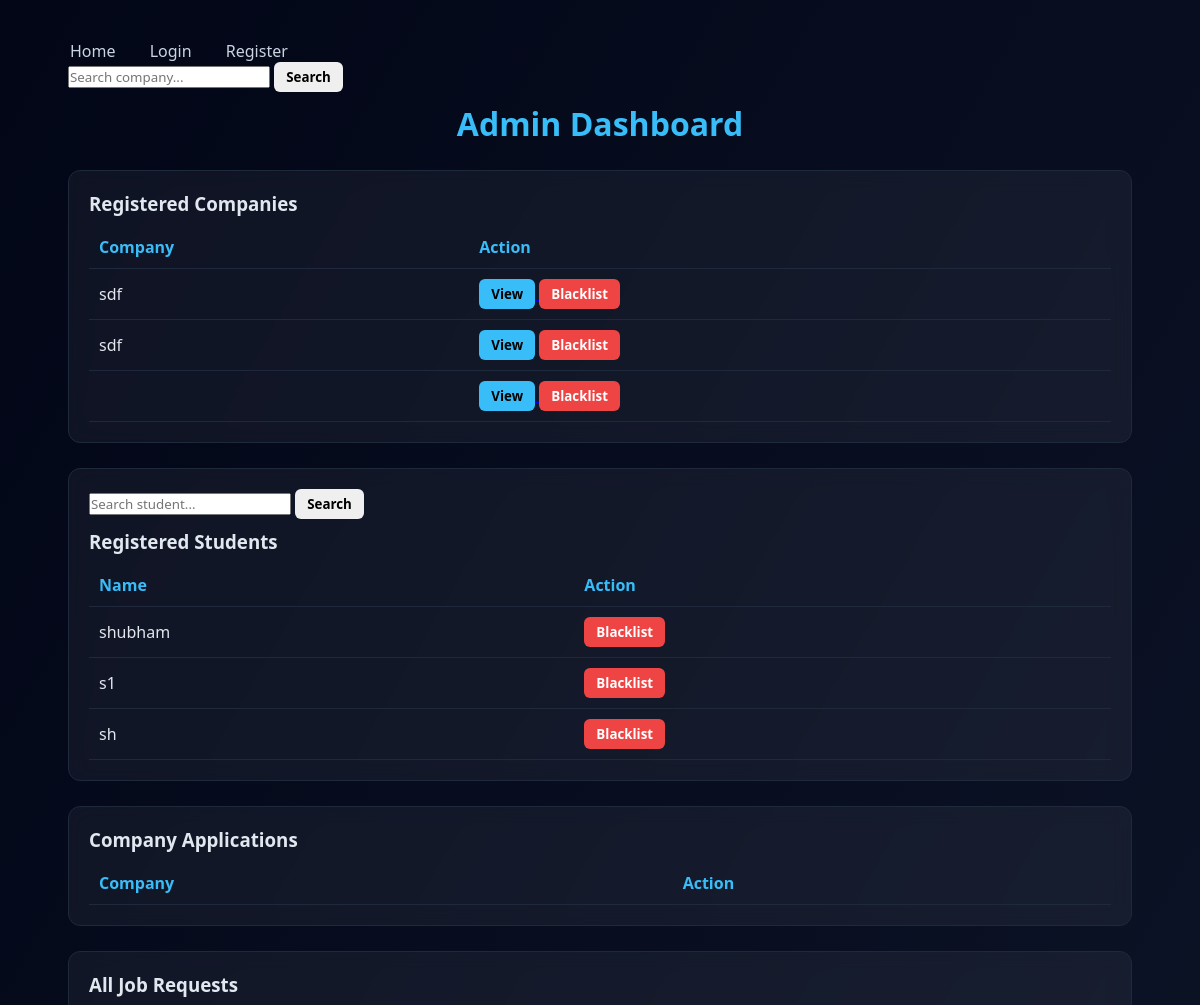
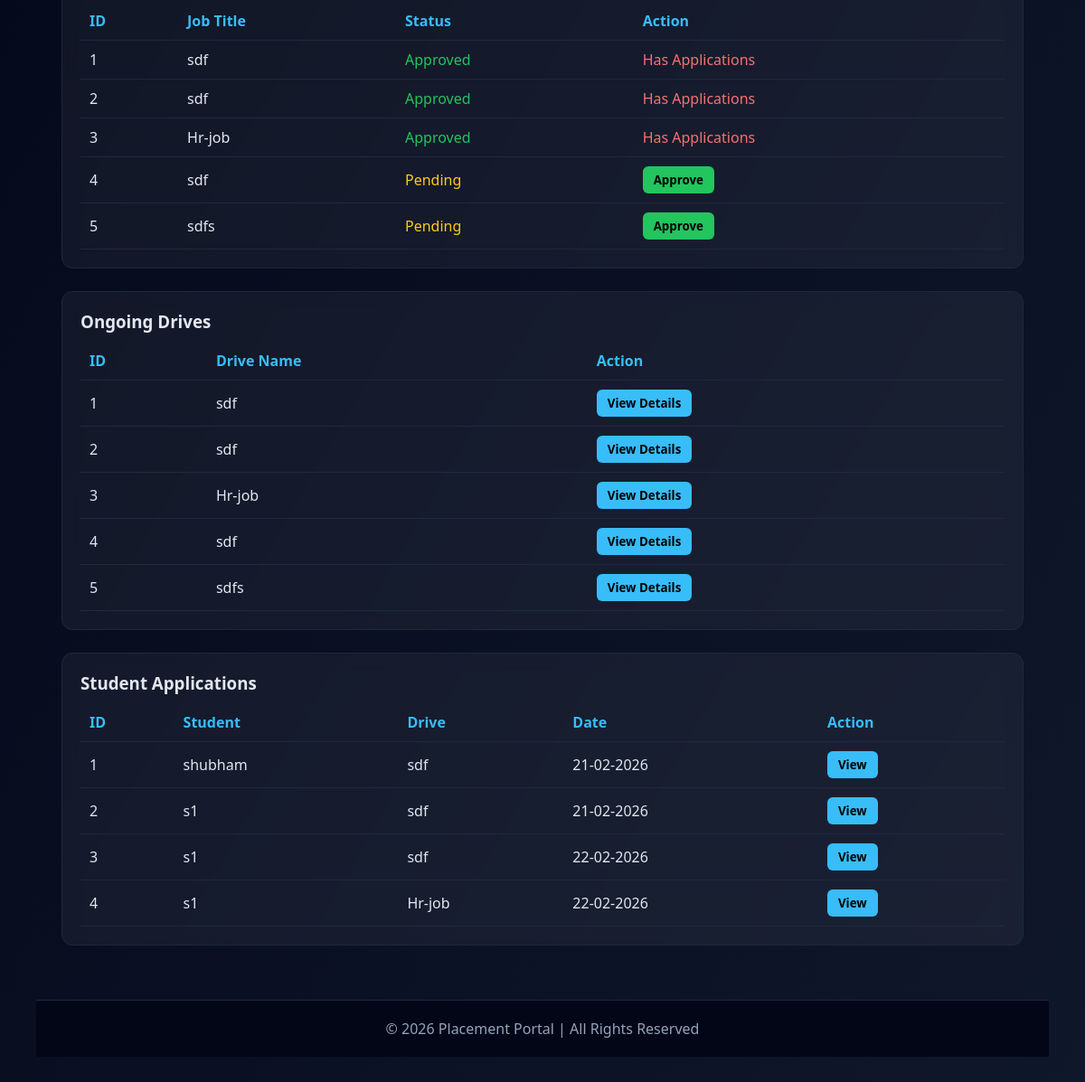
Page /admin_dashboard on the committed database (2 pictures, top to bottom).
### app.py (models this page shows)
class User(db.Model):
    __tablename__ = "users"
    id = db.Column(db.Integer, primary_key=True)
    name = db.Column(db.String(100), nullable=False)
    email = db.Column(db.String(120), unique=True, nullable=False)
    password = db.Column(db.String(200), nullable=False)
    role = db.Column(db.String(20), nullable=False)  # admin / student / company
    is_approved = db.Column(db.Boolean, default=False)
    created_at = db.Column(db.DateTime, default=datetime.utcnow)
    student_profile = db.relationship(
        "StudentProfile",
        back_populates="user",
        uselist=False,
        cascade="all, delete"
    )
    company_profile = db.relationship(
        "CompanyProfile",
        back_populates="user",
        uselist=False,
        cascade="all, delete"
    )

class CompanyProfile(db.Model):
    __tablename__ = "company_profiles"
    id = db.Column(db.Integer, primary_key=True)
    user_id = db.Column(
        db.Integer,
        db.ForeignKey("users.id"),
        nullable=False,
        unique=True
    )
    company_name = db.Column(db.String(150))
    industry = db.Column(db.String(100))
    website = db.Column(db.String(150))
    description = db.Column(db.Text)
    location = db.Column(db.String(100))
    company_size = db.Column(db.String(50))
    user = db.relationship("User", back_populates="company_profile")
    jobs = db.relationship(
        "Job",
        back_populates="company",
        cascade="all, delete"
    )

class Job(db.Model):
    __tablename__ = "jobs"
    id = db.Column(db.Integer, primary_key=True)
    company_id = db.Column(
        db.Integer,
        db.ForeignKey("company_profiles.id"),
        nullable=False
    )
    title = db.Column(db.String(150))
    skills = db.Column(db.String(200))
    salary = db.Column(db.String(50))
    is_approved = db.Column(db.Boolean, default=False)
    is_closed = db.Column(db.Boolean, default=False)
    company = db.relationship("CompanyProfile", back_populates="jobs")
    applications = db.relationship(
        "Application",
        back_populates="job",
        cascade="all, delete"
    )

class Application(db.Model):
    __tablename__ = "applications"
    id = db.Column(db.Integer, primary_key=True)
    job_id = db.Column(
        db.Integer,
        db.ForeignKey("jobs.id"),
        nullable=False
    )
    student_id = db.Column(
        db.Integer,
        db.ForeignKey("student_profiles.id"),
        nullable=False
    )
    status = db.Column(db.String(50), default="Applied")
    applied_at = db.Column(db.DateTime, default=datetime.utcnow)
    job = db.relationship("Job", back_populates="applications")
    student = db.relationship("StudentProfile", back_populates="applications")

### app.py (the view, shortened to what this page needs)
@app.route("/admin_dashboard")
def admin_dashboard():
    student_search = request.args.get("student_search", "")
    company_search = request.args.get("company_search", "")
    companies = User.query.options(
        joinedload(User.company_profile)
    ).filter_by(role="company", is_approved=True)
    companies = companies.all()
    students = User.query.filter_by(role="student", is_approved=True)
    students = students.all()
    pending_companies = User.query.options(
        joinedload(User.company_profile)
    ).filter_by(role="company", is_approved=False).all()
    jobs = Job.query.all()
    ongoing_jobs = Job.query.filter_by(
        is_approved=True,
        is_closed=False
    ).all()
    applications = Application.query.options(
        joinedload(Application.student).joinedload(StudentProfile.user),
        joinedload(Application.job)
    ).all()
    return render_template(
        "admin_dashboard.html",
        companies=companies,
        students=students,
        pending_companies=pending_companies,
        jobs=jobs,
        ongoing_jobs=ongoing_jobs,
        applications=applications
    )

### templates/admin_dashboard.html (shortened to what this page needs)
{% extends 'base.html' %}
{% block content %}
</head>
<body>
    <div class="container">
        <div style="margin-bottom:10px;">
            <form action="/admin_dashboard" method="GET">
                <input type="text" name="company_search" placeholder="Search company...">
                <button type="submit">Search</button>
            </form>
        </div>
        <h1>Admin Dashboard</h1>
        <div class="card">
            <h3>Registered Companies</h3>
            <table>
                <tr>
                    <th>Company</th>
                    <th>Action</th>
                </tr>
                {% for c in companies %}
                <tr>
                    <td>{{ c.company_profile.company_name }}</td>
                    <td>
                        <a href="/admin-company/{{ c.id }}">
                            <button class="view">View</button>
                        </a>
                        <a href="/blacklist/{{ c.id }}">
                            <button class="reject">Blacklist</button>
                        </a>
                    </td>
                </tr>
                {% endfor %}
            </table>
        </div>
        <div class="card">
            <div style="margin-bottom:10px;">
                <form method="GET">
                    <input type="text" name="student_search" placeholder="Search student..."
                        value="{{ request.args.get('student_search','') }}">
                    <button type="submit">Search</button>
                </form>
            </div>
            <h3>Registered Students</h3>
            <table>
                <tr>
                    <th>Name</th>
                    <th>Action</th>
                </tr>
                {% for s in students %}
                <tr>
                    <td>{{ s.name }}</td>
                    <td>
                        <a href="/blacklist/{{ s.id }}">
                            <button class="reject">Blacklist</button>
                        </a>
                    </td>
                </tr>
                {% endfor %}
            </table>
        </div>
        <div class="card">
            <h3>Company Applications</h3>
            <table>
                <tr>
                    <th>Company</th>
                    <th>Action</th>
                </tr>
            </table>
        </div>
        <div class="card">
            <h3>All Job Requests</h3>
            <table>
                <tr>
                    <th>ID</th>
                    <th>Job Title</th>
                    <th>Status</th>
                    <th>Action</th>
                </tr>
                {% for j in jobs %}
                <tr>
                    <td>{{ j.id }}</td>
                    <td>{{ j.title }}</td>
                    <td>
                        {% if j.is_approved %}
                        <span style="color:#22c55e;">Approved</span>
                        {% else %}
                        <span style="color:#facc15;">Pending</span>
                        {% endif %}
                    </td>
                    <td>
                        {% if j.is_approved %}
                        {% if j.applications|length == 0 %}
                        <a href="/disapprove-job/{{ j.id }}">
                            <button class="reject">Disapprove</button>
                        </a>
                        {% else %}
                        <span style="color:#f87171;">Has Applications</span>
                        {% endif %}
                        {% else %}
                        <a href="/approve-job/{{ j.id }}">
                            <button class="approve">Approve</button>
                        </a>
                        {% endif %}
                    </td>
                </tr>
                {% endfor %}
            </table>
        </div>
        <div class="card">
            <h3>Ongoing Drives</h3>
            <table>
                <tr>
                    <th>ID</th>
                    <th>Drive Name</th>
                    <th>Action</th>
                </tr>
                {% for j in jobs %}
                <tr>
                    <td>{{ j.id }}</td>
                    <td>{{ j.title }}</td>
                    <td>
                        <a href="/admin-job/{{ j.id }}">
                            <button class="view">View Details</button>
                        </a>
                    </td>
                </tr>
                {% endfor %}
            </table>
        </div>
        <div class="card">
            <h3>Student Applications</h3>
            <table>
                <tr>
                    <th>ID</th>
                    <th>Student</th>
                    <th>Drive</th>
                    <th>Date</th>
                    <th>Action</th>
                </tr>
                {% for a in applications %}
                <tr>
                    <td>{{ a.id }}</td>
                    <td>{{ a.student.user.name }}</td>
                    <td>{{ a.job.title }}</td>
                    <td>{{ a.applied_at.strftime("%d-%m-%Y") }}</td>
                    <td>
                        <a href="/application/{{ a.id }}">
                            <button class="view">View</button>
                        </a>
                    </td>
                </tr>
                {% endfor %}
            </table>
        </div>
    </div>
    {% endblock %}

### templates/base.html (style rules this page uses)
* { margin: 0; padding: 0; box-sizing: border-box; font-family: "Segoe UI", Arial, sans-serif; }
body { background: #0f172a; color: #e2e8f0; }
.container { width: 85%; margin: auto; }

### templates/admin_dashboard.html (style rules this page uses)
* { box-sizing: border-box; font-family: "Segoe UI", Arial; }
body { margin: 0; background: linear-gradient(120deg, #020617, #0f172a); color: #e2e8f0; padding: 40px; }
.container { width: 95%; margin: auto; }
h1 { text-align: center; color: #38bdf8; }
.card { background: rgba(255, 255, 255, 0.05); border: 1px solid #1e293b; border-radius: 12px; padding: 20px; margin-top: 25px; backdrop-filter: blur(10px); }
table { width: 100%; border-collapse: collapse; margin-top: 10px; }
th, td { padding: 10px; border-bottom: 1px solid #1e293b; }
th { color: #38bdf8; text-align: left; }
button { padding: 6px 12px; border: none; border-radius: 6px; cursor: pointer; font-weight: bold; }
.approve { background: #22c55e; color: black; }
.reject { background: #ef4444; color: white; }
.view { background: #38bdf8; color: black; }

### rows in the picture
User: company_profile.company_name "sdf"
User: company_profile.company_name "sdf"
User: name "shubham"
User: name "s1"
User: name "sh"
Job: id "1", title "sdf", is_approved "Approved"
Job: id "2", title "sdf", is_approved "Approved"
Job: id "3", title "Hr-job", is_approved "Approved"
Job: id "4", title "sdf", is_approved "Pending"
Job: id "5", title "sdfs", is_approved "Pending"
Application: id "1", student.user.name "shubham", job "sdf", applied_at "21-02-2026"
Application: id "2", student.user.name "s1", job "sdf", applied_at "21-02-2026"
Application: id "3", student.user.name "s1", job "sdf", applied_at "22-02-2026"
Application: id "4", student.user.name "s1", job "Hr-job", applied_at "22-02-2026"
